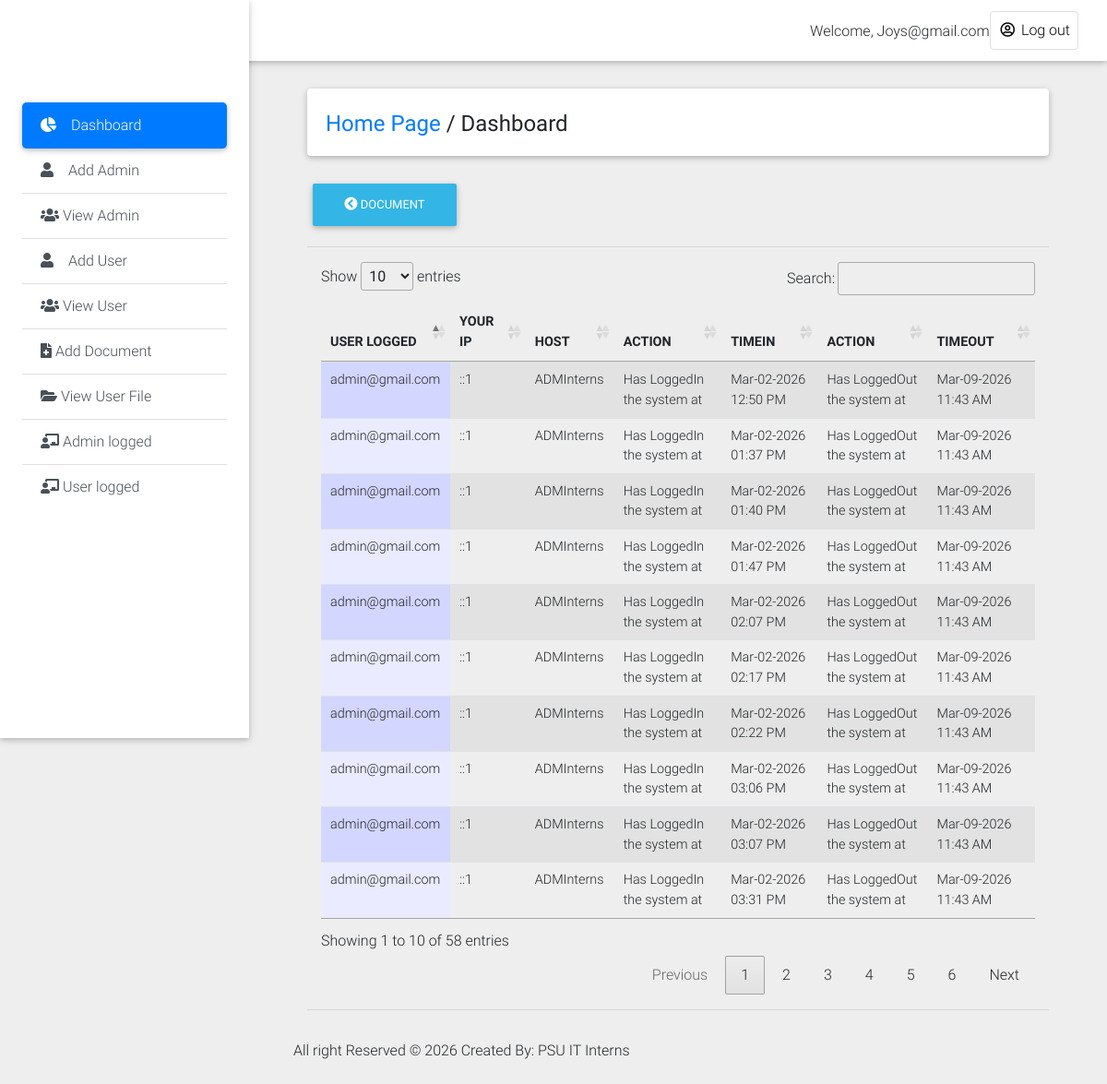
Screenshot of /Private_Dashboard/admin_log.php (signed in) with the database file from the repository.
### tables this page shows
CREATE TABLE `history_log1` (
  `log_id` int(11) NOT NULL,
  `id` int(11) NOT NULL,
  `admin_user` text NOT NULL,
  `action` varchar(100) NOT NULL,
  `actions` varchar(200) NOT NULL DEFAULT 'Has LoggedOut the system at',
  `ip` text NOT NULL,
  `host` text NOT NULL,
  `login_time` varchar(200) NOT NULL,
  `logout_time` varchar(200) NOT NULL
);

### Private_Dashboard/admin_log.php (the view, shortened to what this page needs)
<!DOCTYPE html>
<html lang="en">
<head>
  <link rel="stylesheet" href="https://use.fontawesome.com/releases/v5.8.1/css/all.css">
  <link href="css/bootstrap.min.css" rel="stylesheet">
  <link href="css/mdb.min.css" rel="stylesheet">
  <link href="css/style.min.css" rel="stylesheet">
    <link rel="stylesheet" type="text/css" href="medias/css/dataTable.css" />
</head>
<body class="grey lighten-3">
  <header>
    <nav class="navbar fixed-top navbar-expand-lg navbar-light white scrolling-navbar">
      <div class="container-fluid">
        <div class="collapse navbar-collapse" id="navbarSupportedContent">
            <?php
             require_once("../include/connection.php");
               $id = mysqli_real_escape_string($conn,$_SESSION['admin_user']);
              $r = mysqli_query($conn,"SELECT * FROM admin_login where id = '$id'") or die (mysqli_error($conn));
              $row = mysqli_fetch_array($r);
               $id=$row['admin_user'];
            ?>
          <ul class="navbar-nav nav-flex-icons">
                <li style="margin-top: 10px;">Welcome,</font> <?php echo ucwords(htmlentities($id)); ?></li>
            <li class="nav-item">
              <a href="logout.php" class="nav-link border border-light rounded waves-effect">
               <i class="far fa-user-circle"></i> Log out
              </a>
            </li>
          </ul>
        </div>
      </div>
    </nav>
    <div class="sidebar-fixed position-fixed">
      <a class="logo-wrapper waves-effect">
</a>
     <div class="list-group list-group-flush">
        <a href="dashboard.php" class="list-group-item active waves-effect">
          <i class="fas fa-chart-pie mr-3"></i>Dashboard
        </a>
         <a href="#" class="list-group-item list-group-item-action waves-effect"  data-toggle="modal" data-target="#modalRegisterForm">
          <i class="fas fa-user mr-3"></i>Add Admin</a>
            <a href="view_admin.php" class="list-group-item list-group-item-action waves-effect">
          <i class="fas fa-users"></i> View Admin</a>
        <a href="#" class="list-group-item list-group-item-action waves-effect" data-toggle="modal" data-target="#modalRegisterForm2">
          <i class="fas fa-user mr-3"></i>Add User</a>
           <a href="view_user.php" class="list-group-item list-group-item-action waves-effect">
          <i class="fas fa-users"></i>  View User</a>
        <a href="add_document.php" class="list-group-item list-group-item-action waves-effect">
          <i class="fas fa-file-medical"></i> Add Document</a>
        <a href="view_userfile.php" class="list-group-item list-group-item-action waves-effect">
          <i class="fas fa-folder-open"></i> View User File</a>
            <a href="admin_log.php" class="list-group-item list-group-item-action waves-effect">
          <i class="fas fa-chalkboard-teacher"></i> Admin logged</a>
              <a href="user_log.php" class="list-group-item list-group-item-action waves-effect">
          <i class="fas fa-chalkboard-teacher"></i> User logged</a>
      </div>
    </div>
  </header>
  <main class="pt-5 mx-lg-5">
    <div class="container-fluid mt-5">
      <div class="card mb-4 wow fadeIn">
        <div class="card-body d-sm-flex justify-content-between">
          <h4 class="mb-2 mb-sm-0 pt-1">
            <a href="dashboard.php">Home Page</a>
            <span>/</span>
            <span>Dashboard</span>
          </h4>
        </div>
      </div>
      <div class="">
    <a href="add_document.php"><button type="button" class="btn btn-info"><i class="fas fa-chevron-circle-left"></i>  Document</button></a>
    </div>
<hr>
 <div class="col-md-12">
  <table id="dtable" class = "table table-striped" style="">
     <thead>
    <th>USER LOGGED</th>
     <th>YOUR IP</th>
     <th>HOST</th>
     <th>ACTION</th>
     <th>TIMEIN</th>
     <th>ACTION</th>
     <th>TIMEOUT</th>
</thead>
<tbody>
    <tr>
        <?php
        require_once("../include/connection.php");
      $query = mysqli_query($conn,"SELECT * from history_log1") or die (mysqli_error($conn));
      while($file=mysqli_fetch_array($query)){
         $name =  $file['admin_user'];
         $ip =  $file['ip'];
         $host =  $file['host'];
         $action =  $file['action'];
         $logintime =  $file['login_time'];
         $actions =  $file['actions'];
         $logouttime =  $file['logout_time'];
      ?>
      <td><?php echo $name; ?></td>
       <td><?php echo $ip; ?></td>
      <td><?php echo $host; ?></td>
      <td><?php echo $action; ?></td>
      <td><?php echo $logintime; ?></td>
      <td><?php echo $actions; ?></td>
      <td><?php echo $logouttime; ?></td>
    </tr>
<?php } ?>
</tbody>
   </table>
    </div>
    <hr></div>
    <div class="footer-copyright py-3">
     <p>All right Reserved &copy; <?php echo date('Y');?> Created By: PSU IT Interns</p>
    </div>
<link rel="stylesheet" type="text/css" href="https://cdn.datatables.net/1.10.9/css/jquery.dataTables.min.css"/>
<link rel="stylesheet" type="text/css" href="https://cdn.datatables.net/responsive/1.0.3/css/dataTables.responsive.css">
</body>
</html>

### Private_Dashboard/medias/css/dataTable.css (style rules this page uses)
.sorting_asc { background: url('../images/sort_asc.png') no-repeat center right; }
.sorting { background: url('../images/sort_both.png') no-repeat center right; }
tr.odd { background-color: #E2E4FF; }
tr.odd td.sorting_1 { background-color: #D3D6FF; }
tr.even td.sorting_1 { background-color: #EAEBFF; }

### rows the page displays
history_log1: admin_user "admin@gmail.com", ip "::1", host "ADMInterns", action "Has LoggedIn the system at", login_time "Mar-02-2026 12:50 PM", actions "Has LoggedOut the system at", logout_time "Mar-09-2026 11:43 AM"
history_log1: admin_user "admin@gmail.com", ip "::1", host "ADMInterns", action "Has LoggedIn the system at", login_time "Mar-02-2026 01:37 PM", actions "Has LoggedOut the system at", logout_time "Mar-09-2026 11:43 AM"
history_log1: admin_user "admin@gmail.com", ip "::1", host "ADMInterns", action "Has LoggedIn the system at", login_time "Mar-02-2026 01:40 PM", actions "Has LoggedOut the system at", logout_time "Mar-09-2026 11:43 AM"
history_log1: admin_user "admin@gmail.com", ip "::1", host "ADMInterns", action "Has LoggedIn the system at", login_time "Mar-02-2026 01:47 PM", actions "Has LoggedOut the system at", logout_time "Mar-09-2026 11:43 AM"
history_log1: admin_user "admin@gmail.com", ip "::1", host "ADMInterns", action "Has LoggedIn the system at", login_time "Mar-02-2026 02:07 PM", actions "Has LoggedOut the system at", logout_time "Mar-09-2026 11:43 AM"
history_log1: admin_user "admin@gmail.com", ip "::1", host "ADMInterns", action "Has LoggedIn the system at", login_time "Mar-02-2026 02:17 PM", actions "Has LoggedOut the system at", logout_time "Mar-09-2026 11:43 AM"
history_log1: admin_user "admin@gmail.com", ip "::1", host "ADMInterns", action "Has LoggedIn the system at", login_time "Mar-02-2026 02:22 PM", actions "Has LoggedOut the system at", logout_time "Mar-09-2026 11:43 AM"
history_log1: admin_user "admin@gmail.com", ip "::1", host "ADMInterns", action "Has LoggedIn the system at", login_time "Mar-02-2026 03:06 PM", actions "Has LoggedOut the system at", logout_time "Mar-09-2026 11:43 AM"
history_log1: admin_user "admin@gmail.com", ip "::1", host "ADMInterns", action "Has LoggedIn the system at", login_time "Mar-02-2026 03:07 PM", actions "Has LoggedOut the system at", logout_time "Mar-09-2026 11:43 AM"
history_log1: admin_user "admin@gmail.com", ip "::1", host "ADMInterns", action "Has LoggedIn the system at", login_time "Mar-02-2026 03:31 PM", actions "Has LoggedOut the system at", logout_time "Mar-09-2026 11:43 AM"

### other values shown
$id "Joys@gmail.com"
